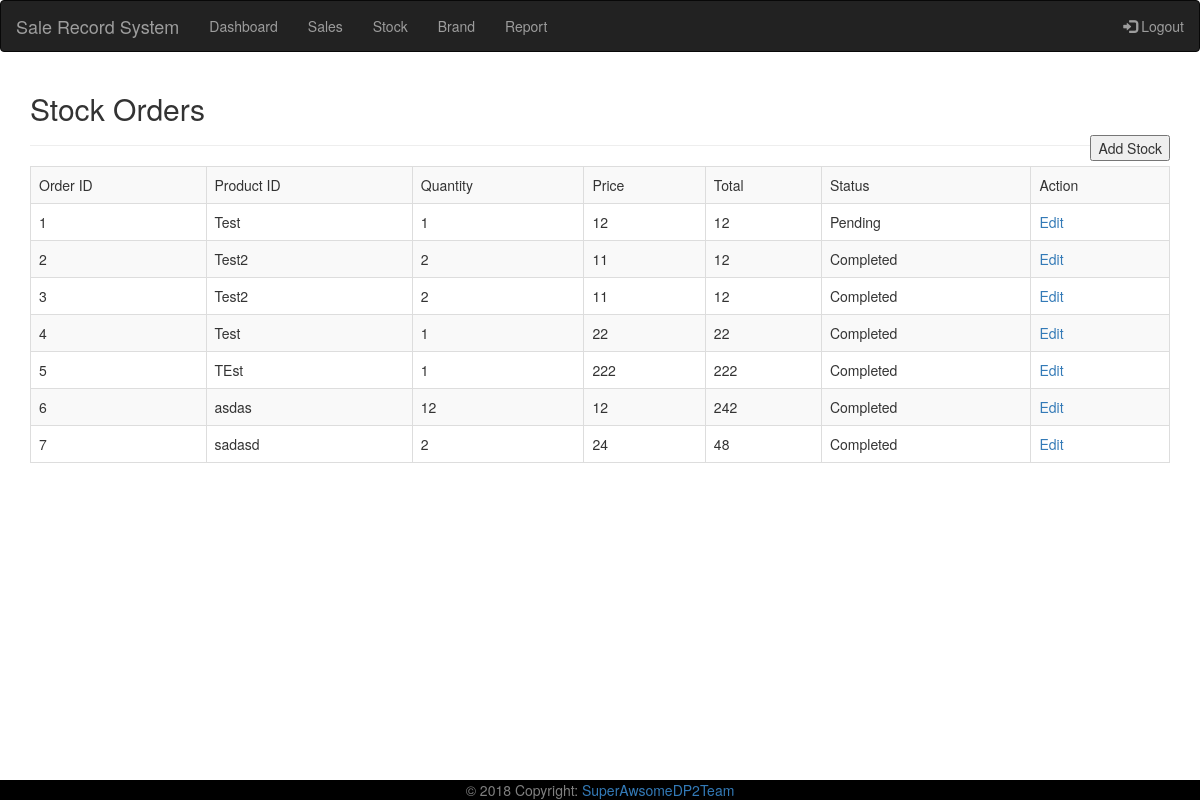
The page /stock.php on the database its author committed.
### tables this page shows
CREATE TABLE `order_stock` (
  `orders_stock_id` int(11) NOT NULL,
  `product_name` varchar(255) NOT NULL,
  `quantity` varchar(255) NOT NULL,
  `price` varchar(255) NOT NULL,
  `total` varchar(255) NOT NULL,
  `orders_stock_status` enum('Pending','Processing','Completed') NOT NULL
);

### stock.php (the view, shortened to what this page needs)
<?php
require_once("action/dp_connect.php");
require_once("includes/header.php");
$sql = "SELECT * FROM `order_stock`";
$result = $connect->query($sql);
echo "<h2>Stock Orders</h2>";
echo "<input class=\"button_normal right_align_button\"  type=\"button\" value=\"Add Stock\" onclick=\"window.location.href='addstock.php'\">";
echo "<hr \>";
echo"<table border='1em' class='table table-bordered table-striped table-hover'>";
echo"
<tr>
  <td>Order ID</td>
  <td>Product ID</td>
  <td>Quantity</td>
  <td>Price</td>
  <td>Total</td>
  <td>Status</td>
  <td>Action</td>
</tr>";
while($row = $result->fetch_assoc())
{
    echo"
    <tr>
        <td>".$row["orders_stock_id"]."</td>
        <td>".$row["product_name"]."</td>
        <td>".$row["quantity"]."</td>
        <td>".$row["price"]."</td>
        <td>".$row["total"]."</td>
        <td>".$row["orders_stock_status"]."</td>
        <td><a href='editstock.php?id=".$row["orders_stock_id"]."' target = '_blank'/a>Edit</td>
    </tr>";
}
echo"</table>";
?>
<?php
require_once("includes/footer.php"); ?>

### custom/css/custom.css (style rules this page uses)
.right_align_button { float: right; }

### rows shown on the page
order_stock: orders_stock_id "1", product_name "Test", quantity "1", price "12", total "12", orders_stock_status "Pending"
order_stock: orders_stock_id "2", product_name "Test2", quantity "2", price "11", total "12", orders_stock_status "Completed"
order_stock: orders_stock_id "3", product_name "Test2", quantity "2", price "11", total "12", orders_stock_status "Completed"
order_stock: orders_stock_id "4", product_name "Test", quantity "1", price "22", total "22", orders_stock_status "Completed"
order_stock: orders_stock_id "5", product_name "TEst", quantity "1", price "222", total "222", orders_stock_status "Completed"
order_stock: orders_stock_id "6", product_name "asdas", quantity "12", price "12", total "242", orders_stock_status "Completed"
order_stock: orders_stock_id "7", product_name "sadasd", quantity "2", price "24", total "48", orders_stock_status "Completed"
